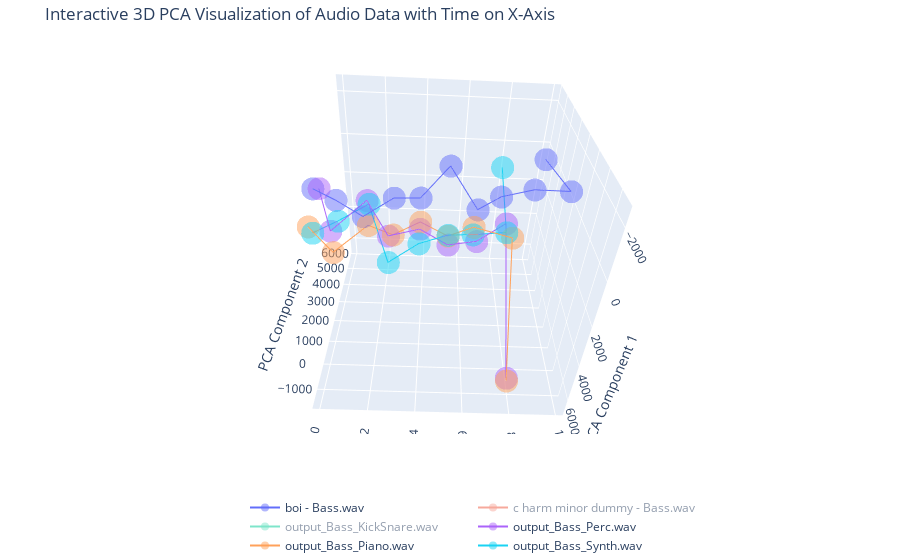

This figure's notebook cell:
### Code cell
plot_pca(song_list)

### Figure 1 — Plotly figure (JSON) as saved in the notebook; plotly's stock layout.template omitted (floating-point values rounded to 4 significant figures)
{"data": [{"line": {"width": 2}, "marker": {"opacity": 0.5, "size": 8}, "mode": "markers+lines", "name": "boi - Bass.wav", "type": "scatter3d", "visible": true, "x": [0, 1, 2, 3, 4, 5, 6, 7, 8, 9, 10], "y": [-1031.0, -1085.0, -720.9, -873.4, -1217.0, -2427.0, -1224.0, -912.9, -1686.0, -2148.0, 427.7], "z": [728.5, 129.5, -149.7, 616.4, 225.9, 223.0, -239.8, 836.4, 228.8, -415.4, 5342.0]}, {"line": {"width": 2}, "marker": {"opacity": 0.5, "size": 8}, "mode": "markers+lines", "name": "c harm minor dummy - Bass.wav", "type": "scatter3d", "visible": "legendonly", "x": [0, 1, 2, 3, 4, 5, 6, 7, 8], "y": [-513.1, -801.5, -619.4, -806.5, -647.1, -889.6, -227.6, -1246.0, 6681.0], "z": [904.1, -42.11, 832.9, -1588.0, -599.9, -362.4, -1240.0, -1139.0, -475.4]}, {"line": {"width": 2}, "marker": {"opacity": 0.5, "size": 8}, "mode": "markers+lines", "name": "output_Bass_KickSnare.wav", "type": "scatter3d", "visible": "legendonly", "x": [0, 1, 2, 3, 4, 5, 6, 7, 8], "y": [-506.4, -169.9, -461.5, 546.5, -501.7, -322.2, -215.3, 57.12, 6711.0], "z": [103.9, 625.9, 100.2, -595.6, -1014.0, -687.8, -730.9, -474.7, -524.0]}, {"line": {"width": 2}, "marker": {"opacity": 0.5, "size": 8}, "mode": "markers+lines", "name": "output_Bass_Perc.wav", "type": "scatter3d", "visible": true, "x": [0, 1, 2, 3, 4, 5, 6, 7, 8], "y": [-577.4, -640.3, -752.7, -813.5, -178.6, -383.1, -362.5, -906.5, 6666.0], "z": [1350.0, -748.3, 596.8, -1054.0, -7.096, -874.3, -661.9, -446.8, -557.1]}, {"line": {"width": 2}, "marker": {"opacity": 0.5, "size": 8}, "mode": "markers+lines", "name": "output_Bass_Piano.wav", "type": "scatter3d", "visible": true, "x": [0, 1, 2, 3, 4, 5, 6, 7, 8], "y": [-237.7, 211.5, 240.9, 203.1, -145.1, -427.5, -108.6, -1295.0, 6706.0], "z": [-150.4, -741.5, 556.6, 107.7, 367.6, -544.3, 253.7, -1478.0, -641.6]}, {"line": {"width": 2}, "marker": {"opacity": 0.5, "size": 8}, "mode": "markers+lines", "name": "output_Bass_Synth.wav", "type": "scatter3d", "visible": true, "x": [0, 1, 2, 3, 4, 5, 6, 7, 8], "y": [291.6, -261.3, -368.3, -3.238, -277.1, -539.2, 273.0, -752.7, 1267.0], "z": [151.0, 130.8, 893.1, -1272.0, -754.2, -629.3, 327.1, -662.5, 5870.0]}], "layout": {"autosize": true, "legend": {"orientation": "h", "x": 0.5, "y": -0.15}, "margin": {"b": 0, "l": 0, "r": 0, "t": 40}, "scene": {"aspectmode": "auto", "aspectratio": {"x": 1, "y": 1, "z": 1}, "camera": {"center": {"x": 0, "y": 0, "z": 0}, "eye": {"x": -0.05382, "y": -1.191, "z": -1.61}, "projection": {"type": "perspective"}, "up": {"x": 0, "y": 0, "z": 1}}, "domain": {"x": [0, 1], "y": [0, 1]}, "xaxis": {"title": {"text": "Time Step"}, "type": "linear"}, "yaxis": {"title": {"text": "PCA Component 1"}, "type": "linear"}, "zaxis": {"title": {"text": "PCA Component 2"}, "type": "linear"}}, "title": {"text": "Interactive 3D PCA Visualization of Audio Data with Time on X-Axis"}}}
